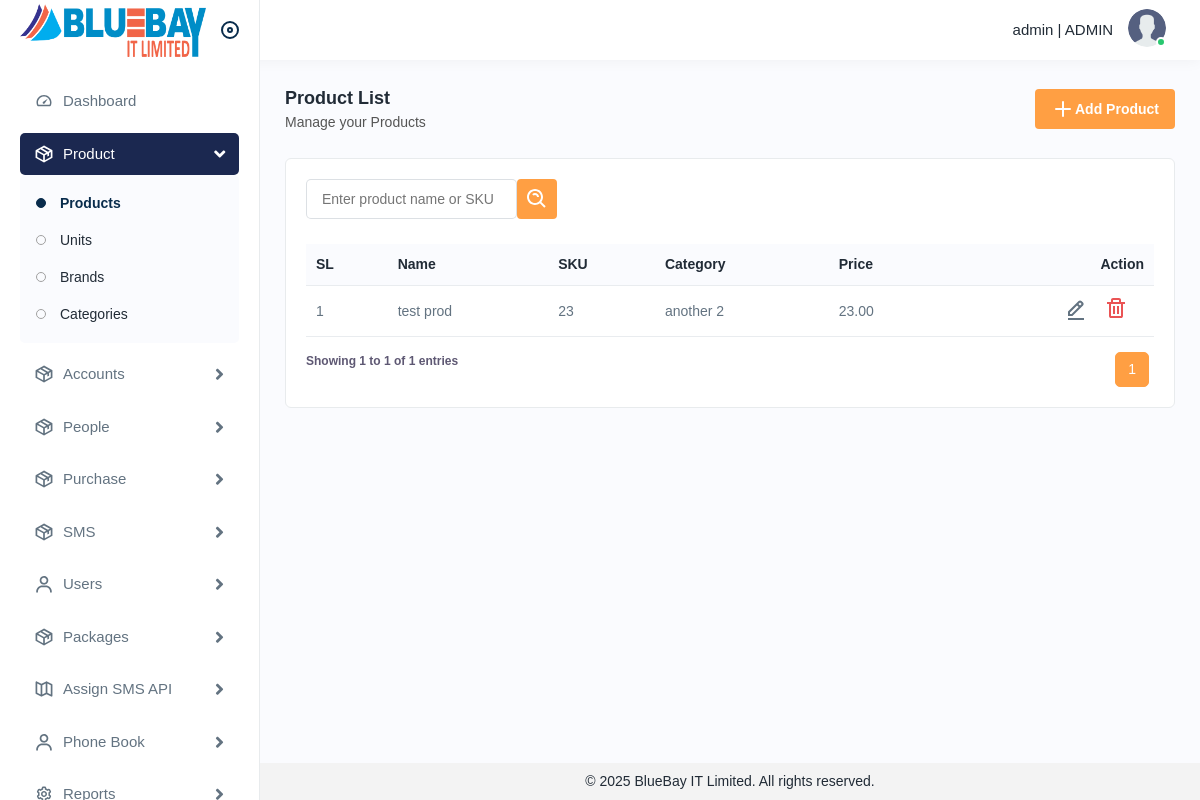
Before: /inventory/products/ (signed in) with the older database file.
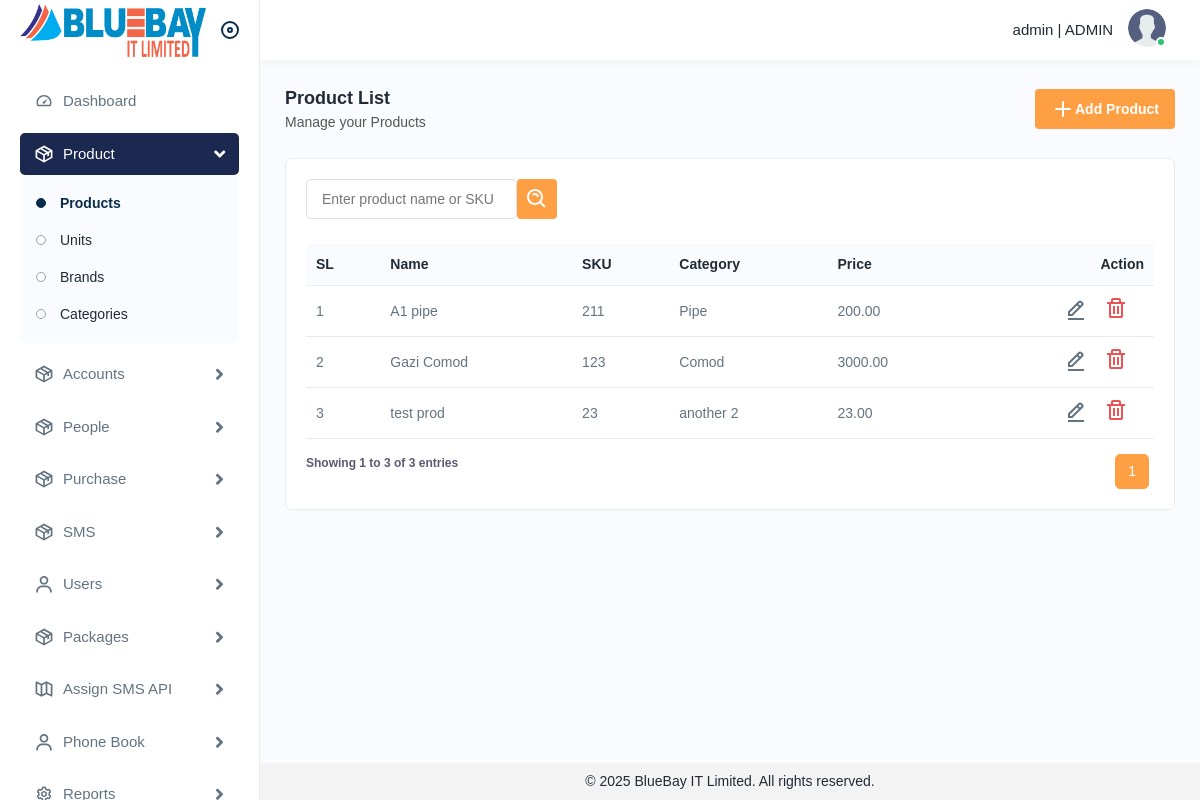
After: the same page with the newer database file.
### product/models.py (models this page shows, shortened)
class Product(BaseModel):
    name = models.CharField(max_length=255)
    sku = models.CharField(max_length=64, unique=True)
    category = models.ForeignKey(ProductCategory, on_delete=models.PROTECT, related_name='products', null=True, blank=True)
    brand = models.ForeignKey(Brand, on_delete=models.PROTECT, related_name='products', null=True, blank=True)
    unit = models.ForeignKey(Unit, on_delete=models.PROTECT, related_name='products', null=True, blank=True)
    description = models.TextField(blank=True)
    price = models.DecimalField(max_digits=12, decimal_places=2)
    is_active = models.BooleanField(default=True)
    slug = models.SlugField(max_length=280, unique=True, blank=True)
    class Meta:
        ordering = ['-created_at']
        indexes = [
            models.Index(fields=['sku']),
            models.Index(fields=['name']),
        ]

class ProductCategory(BaseModel):
	name = models.CharField(max_length=255)
	description = models.TextField(blank=True, null=True)
	image = models.ImageField(upload_to="category/", blank=True, null=True)
	parent = ForeignKey('self', on_delete=models.CASCADE, null=True, blank=True, related_name='children')
	is_active = models.BooleanField(default=True)
	class Meta:
		ordering = ['-id',]
		verbose_name_plural = 'Categories'

### product/views/product.py (the view)
class ProductListView(LoginRequiredMixin, OwnerFilterMixin, ListView):
    model = Product
    template_name = 'product/list.html'
    context_object_name = 'product_list'
    def get_queryset(self):
        qs = super().get_queryset().select_related('category')
        search = self.request.GET.get('search_input', '').strip()
        category_slug = self.request.GET.get('category', '').strip()
        if search:
            qs = qs.filter(Q(name__icontains=search) | Q(sku__icontains=search))
        if category_slug:
            qs = qs.filter(category__slug=category_slug)
        return qs
    def get_context_data(self, **kwargs):
        context = super().get_context_data(**kwargs)
        context['search'] = self.request.GET.get('search', '')
        queryset = context.get('product_list')
        paginator = Paginator(queryset, 50)
        page_number = self.request.GET.get('page')
        page_obj = paginator.get_page(page_number)
        context['product_list'] = page_obj
        return context
    def render_to_response(self, context, **response_kwargs):
        if self.request.headers.get('x-requested-with') == 'XMLHttpRequest':
            html = render_to_string('product/_table_fragment.html', context=context, request=self.request)
            return JsonResponse({'html': html})
        return super().render_to_response(context, **response_kwargs)

### product/views/product.py (called while the page is built)
    def get_queryset(self):
        qs = super().get_queryset()
        user = self.request.user
        if not getattr(user, 'role', None) or getattr(user.role, 'name', '').upper() != 'ADMIN':
            qs = qs.filter(owner_user=user)
        return qs

### utils/base_model.py (called while the page is built)
    def get_queryset(self):
        return SoftDeletionQuerySet(self.model, using=self._db).filter(
            deleted_at__isnull=True
        )

### product/templates/product/list.html (shortened to what this page needs)
{% extends 'base.html' %}
{% load static %}
{% block base %}
<div class="page-wrapper">
    <div class="content">
        <div class="page-header">
            <div class="page-title">
                <h4>Product List</h4>
                <h6>Manage your Products</h6>
            </div>
            <div class="page-btn">
                <a href="{% url 'product_create' %}" class="btn btn-added">
                    <img src="{% static 'img/icons/plus.svg' %}" alt="img"> Add Product
                </a>
            </div>
        </div>
        <div class="card">
            <div class="card-body">
                <form id="filterForm" method="get" action="{% url 'product_list' %}">
                    <div class="table-top">
                        <div class="search-set">
                            <div class="form-group mb-0">
                                <input type="text" name="search_input" placeholder="Enter product name or SKU" value="{% if filter_search_input %}{{ filter_search_input }}{% endif%}">
                            </div>
                            <div class="col-lg-2 col-sm-6 col-12 pl-3">
                                <div class="form-group mb-0">
                                    <button type="submit" class="btn btn-filters"><img src="{% static 'img/icons/search-whites.svg' %}" alt="img"></button>
                                </div>
                            </div>
                        </div>
                    </div>
                </form>
                {% include 'product/_table_fragment.html' %}
            </div>
        </div>
    </div>
</div>
{% endblock base %}

### product/templates/product/_table_fragment.html (shortened to what this page needs)
{% load static %}
<div id="product-list">
    <div class="table-responsive">
        <table class="table">
            <thead>
                <tr>
                    <th>SL</th>
                    <th>Name</th>
                    <th>SKU</th>
                    <th>Category</th>
                    <th>Price</th>
                    <th class="text-end">Action</th>
                </tr>
            </thead>
            <tbody>
                {% for product in product_list %}
                    <tr>
                        <td>{{ product_list.start_index|add:forloop.counter0 }}</td>
                        <td>{{ product.name }}</td>
                        <td>{{ product.sku }}</td>
                        <td>{{ product.category.name }}</td>
                        <td>{{ product.price }}</td>
                        <td class="text-end">
                            <a class="me-3" href="{% url 'product_update' product.id %}">
                                <img src="{% static 'img/icons/edit.svg' %}" alt="img">
                            </a>
                            <a class="me-3 confirm-text delete-btn" href="#" data-url="{% url 'product_delete' product.id %}">
                                <img src="{% static 'img/icons/delete.svg' %}" alt="img">
                            </a>
                        </td>
                    </tr>
                {% empty %}
                    <tr>
                        <td colspan="10" class="text-center">No products found.</td>
                    </tr>
                {% endfor %}
            </tbody>
        </table>
    </div>
    <div class="pagination-container d-flex justify-content-between">
        <div class="pagination table-info">
            {% if product_list %}
                <p>
                    Showing
                    {{ product_list.start_index }}
                    to
                    {{ product_list.end_index }}
                    of
                    {{ product_list.paginator.count }}
                    entries
                </p>
            {% endif %}
        </div>
        <nav aria-label="Page navigation">
            <ul class="pagination">
                {% for num in product_list.paginator.page_range %}
                    {% if product_list.number < 5 %}
                        {% if num <= 5 %}
                            <li class="page-item {% if product_list.number == num %}active{% endif %}">
                                <a class="page-link" href="?page={{ num }}" data-page="{{ num }}">{{ num }}</a>
                            </li>
                        {% endif %}
                    {% else %}
                        {% if num >= product_list.number|add:-1 and num <= product_list.number|add:1 %}
                            <li class="page-item {% if product_list.number == num %}active{% endif %}">
                                <a class="page-link" href="?page={{ num }}" data-page="{{ num }}">{{ num }}</a>
                            </li>
                        {% endif %}
                    {% endif %}
                {% endfor %}
            </ul>
        </nav>
    </div>
</div>

Changed rows visible on the page:
added Product: start_index|add "1", name "A1 pipe", sku "211", category.name "Pipe", price "200.00"
added Product: start_index|add "2", name "Gazi Comod", sku "123", category.name "Comod", price "3000.00"
computed for Product "test prod": start_index|add "1" → "3"
Other visible differences:
{{ product_list.end_index }}: "1" → "3"
{{ product_list.paginator.count }}: "1" → "3"
